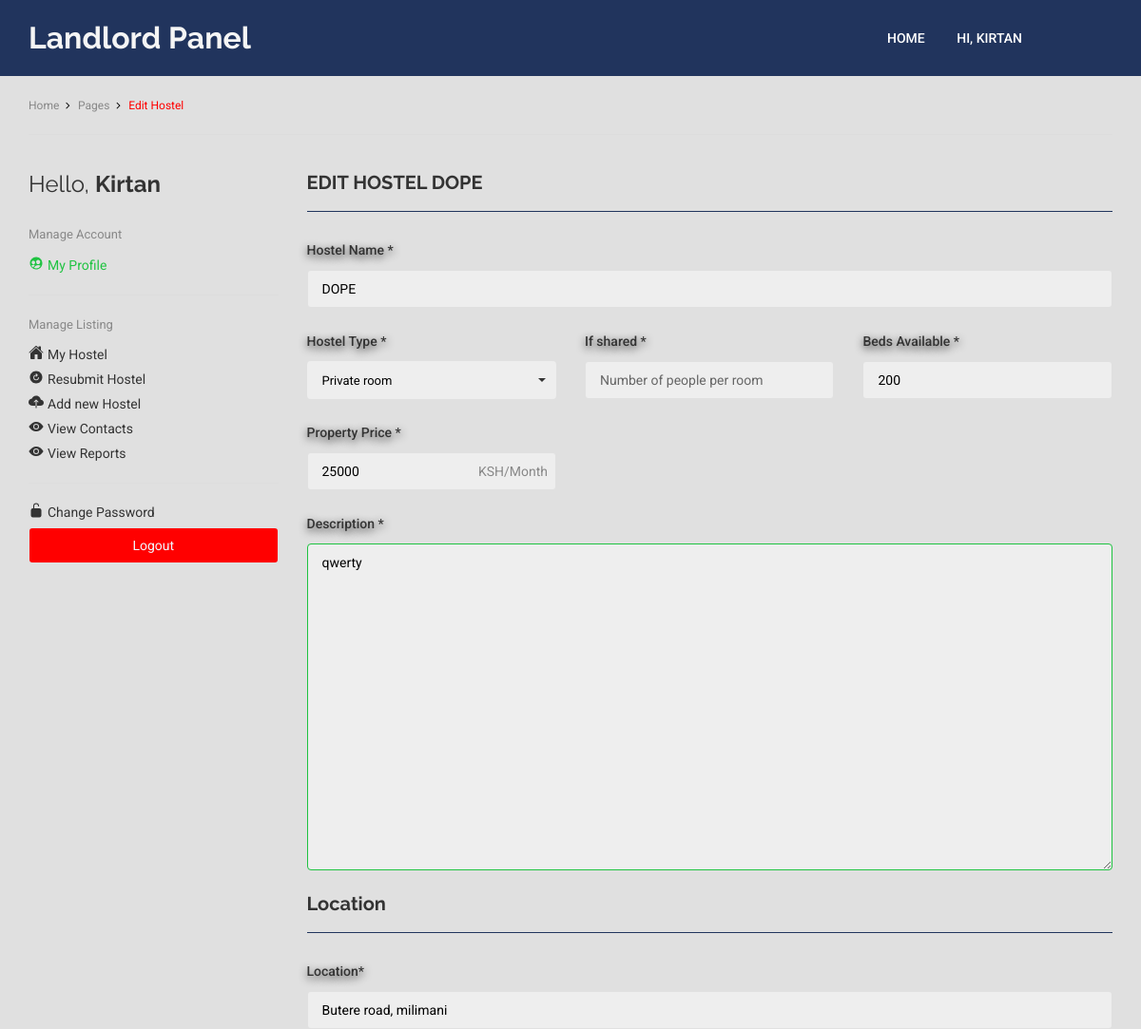
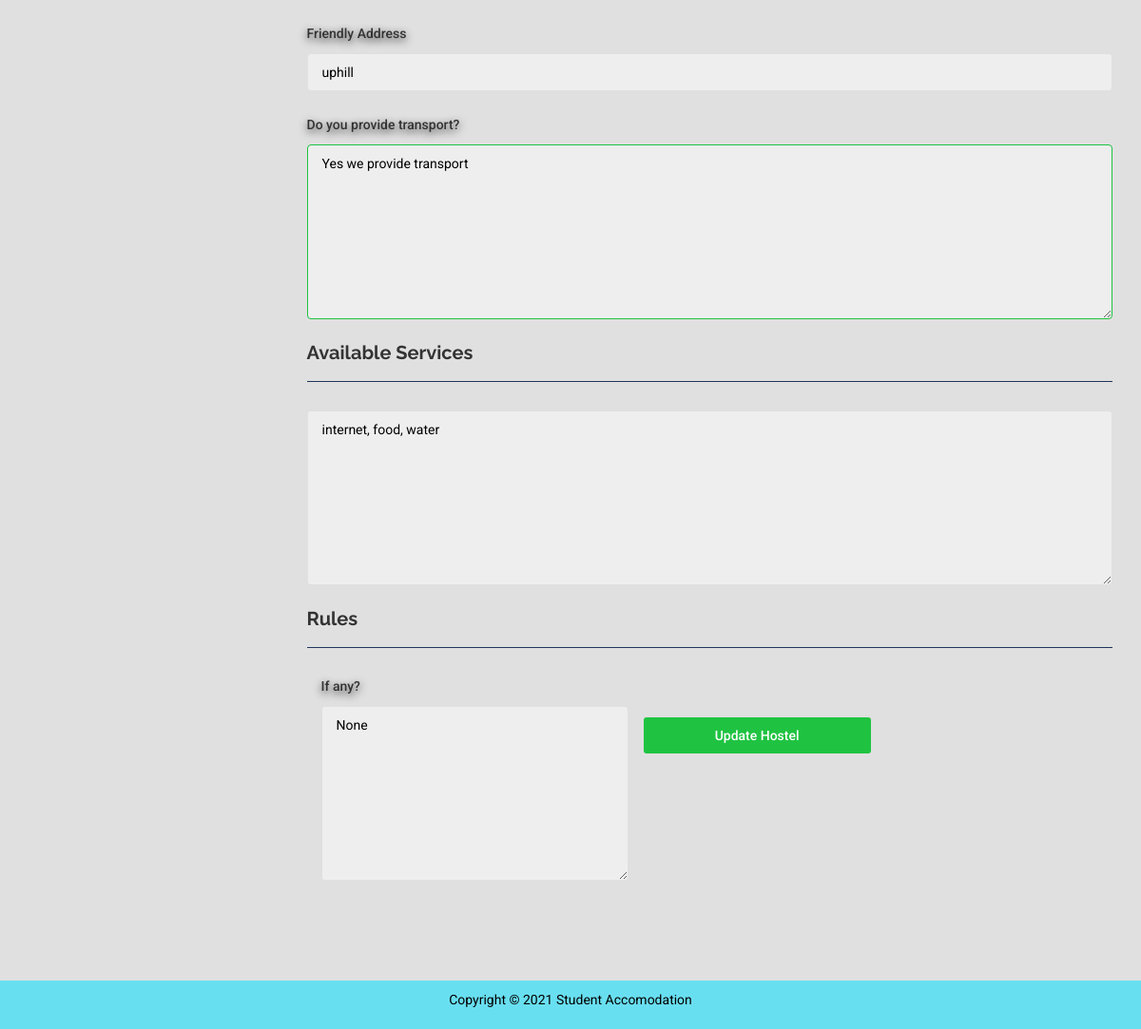
/landlord/update_hostel.php?edit_hostel=1 (signed in), run on the app's committed database (2 pictures, top to bottom).
### tables this page shows
CREATE TABLE `hos_details` (
  `ID` int(11) NOT NULL,
  `agent_id` int(11) NOT NULL,
  `hos_name` varchar(50) NOT NULL,
  `hos_type` varchar(50) NOT NULL,
  `share_no` int(11) DEFAULT NULL,
  `bed_no` int(11) DEFAULT NULL,
  `price` varchar(50) NOT NULL,
  `description` varchar(255) NOT NULL,
  `ft_img` varchar(255) NOT NULL,
  `location` varchar(255) NOT NULL,
  `friendly_add` varchar(255) NOT NULL,
  `transport` varchar(255) DEFAULT NULL,
  `services` varchar(50) NOT NULL,
  `rules` varchar(50) NOT NULL,
  `uploaded_on` datetime NOT NULL DEFAULT current_timestamp(),
  `isActive` tinyint(1) NOT NULL DEFAULT 1,
  `agent_active` tinyint(1) NOT NULL DEFAULT 0
);

### landlord/update_hostel.php (the view, shortened to what this page needs)
<?php
if (isset($_GET['edit_hostel'])) {
  $edit_id = $_GET['edit_hostel'];
}
?>
<!DOCTYPE html>
<html lang="en">
<head>
  <link rel="stylesheet" href="css/plugins.css">
  <link rel="stylesheet" href="css/style.css">
</head>
<body>
  <section id="container">
    <?php include("includes/core_inc.php"); ?>
    <?php
    $query = "SELECT * from `hos_details` where `ID`='$edit_id'";
    $query_run = mysqli_query($con, $query);
    $row = mysqli_fetch_assoc($query_run);
    ?>
    <header class="header header--blue">
      <div class="container">
        <div class="header__main">
          <div class="header__logo">
            <a href="#">
              <h1 style="color: whitesmoke;">Landlord Panel</h1>
            </a>
          </div>
          <div class="header__menu header__menu--v1">
            <ul class="header__nav">
              <li class="header__nav-item">
                <a href="index.php" class="header__nav-link">Home</a>
              </li>
              <li class="header__nav-item">
                <a href="#" class="header__nav-link">Hi, <?php echo $_SESSION['username_landlord']; ?></a>
              </li>
            </ul>
          </div>
        </div>
      </div>
    </header>
    <div class="container">
      <ul class="ht-breadcrumbs ht-breadcrumbs--y-padding ht-breadcrumbs--b-border">
        <li class="ht-breadcrumbs__item"><a href="#" class="ht-breadcrumbs__link"><span class="ht-breadcrumbs__title">Home</span></a></li>
        <li class="ht-breadcrumbs__item"><a href="#" class="ht-breadcrumbs__link"><span class="ht-breadcrumbs__title">Pages</span></a></li>
        <li class="ht-breadcrumbs__item"><span class="ht-breadcrumbs__page">Edit Hostel</span></li>
      </ul>
      <div class="my-profile__container">
        <div class="row">
          <div class="col-md-3">
            <h2 class="bookmarked-listing__headline">Hello, <strong><?php echo $_SESSION['username_landlord']; ?></strong></h2>
            <div class="settings-block">
              <span class="settings-block__title">Manage Account</span>
              <ul class="settings">
                <li class="setting setting--current"><a href="dashboard.php" class="setting__link">
                    <ion-icon name="people-circle" class="setting__icon"></ion-icon>My Profile
                  </a></li>
              </ul>
            </div>
            <div class="settings-block">
              <span class="settings-block__title">Manage Listing</span>
              <ul class="settings">
                <li class="setting"><a href="my_hostel.php" class="setting__link">
                    <ion-icon name="home" class="setting__icon"></ion-icon>My Hostel
                  </a></li>
                <li class="setting "><a href="resubmit_hostel.php" class="setting__link">
                    <ion-icon name="refresh-circle" class="setting__icon"></ion-icon>Resubmit Hostel
                  </a></li>
                <li class="setting "><a href="submit_hostel.php" class="setting__link">
                    <ion-icon name="cloud-upload" class="setting__icon"></ion-icon>Add new Hostel
                  </a></li>
                <li class="setting"><a href="viewContact.php" class="setting__link">
                    <ion-icon name="eye" class="setting__icon"></ion-icon>View Contacts
                  </a></li>
                <li class="setting"><a href="viewreport.php" class="setting__link">
                    <ion-icon name="eye" class="setting__icon"></ion-icon>View Reports
                  </a></li>
              </ul>
            </div>
            <div class="settings-block">
              <ul class="settings">
                <li class="setting"><a href="change-password.php" class="setting__link">
                    <ion-icon name="lock-open" class="setting__icon"></ion-icon>Change Password
                  </a></li>
                <form action="dashboard.php" method="post">
                  <li><input type="submit" value="Logout" name="logout" class="logout" style="background-color: red; color:aliceblue"></li>
                </form>
              </ul>
            </div>
          </div>
          <form action="update_hostel.php" method="post" enctype="multipart/form-data" id="myform">
            <div class="col-md-9">
              <div class="submit-property__block">
                <h3 class="submit-property__headline"> <b> EDIT HOSTEL <?php echo $row['hos_name'] ?></b></h3>
                <div class="submit-property__group">
                  <label for="property-title" class="submit-property__label">Hostel Name *</label>
                  <input type="text" class="submit-property__field" name="title" id="property-title" placeholder="Name of house" value="<?php echo $row['hos_name'] ?>" required>
                </div>
                <div class="row">
                  <div class="col-md-4">
                    <div class="submit-property__group">
                      <label for="property-type" class="submit-property__label">Hostel Type *</label>
                    </div>
                  </div>
                  <div class="col-md-4">
                    <div class="submit-property__group">
                      <label for="property-price" class="submit-property__label">If shared *</label>
                      <input type="number" id="property-price" name="share_no" class="submit-property__field" placeholder="Number of people per room" value="<?php echo $row['share_no'] ?>">
                    </div>
                  </div>
                  <div class="col-md-4">
                    <div class="submit-property__group">
                      <label for="property-price" class="submit-property__label">Beds Available *</label>
                      <input type="number" id="property-price" name="bed_no" class="submit-property__field" placeholder="No of beds available" value="<?php echo $row['bed_no'] ?>" required>
                    </div>
                  </div>
                </div>
                <div class="row">
                  <div class="col-md-4">
                    <div class="submit-property__group">
                      <label for="property-price" class="submit-property__label">Property Price *</label>
                      <span class="submit-property__unit">KSH/Month</span>
                      <input type="number" id="property-price" name="price" class="submit-property__field" placeholder="eg 10000" value="<?php echo $row['price'] ?>" required>
                    </div>
                  </div>
                </div>
                <div class="submit-property__group">
                  <label for="submit-property-wysiwyg" class="submit-property__label">Description *</label>
                  <textarea required cols="30" rows="20" class="submit-property__field" name="description" placeholder="Write a detailed description of the hostel and its surrounding" style="border-color:#1fc341; border-width:1px;"><?php echo $row['description'] ?></textarea>
                </div>
              </div>
              <div class="submit-property__block">
                <h3 class="submit-property__headline">Location</h3>
                <div class="submit-property__group">
                  <label for="state" class="submit-property__label">Location*</label>
                  <input type="text" name="location" placeholder="eg kodi road, plot number 5" class="submit-property__field" value="<?php echo $row['location'] ?>" required>
                </div>
                <div class="submit-property__group">
                  <label for="property-address" class="submit-property__label">Friendly Address</label>
                  <input required type="text" id="property-address" class="submit-property__field" name="address" placeholder="Opposite..../next to...." value="<?php echo $row['friendly_add'] ?>" required>
                </div>
                <div class="submit-property__group">
                  <label for="property-address" class="submit-property__label">Do you provide transport?</label>
                  <textarea required cols="10" rows="10" name="transport" class="submit-property__field" placeholder="Do you provide transport for the students who wish to stay at your hostel but the location is far from thier college/school/university" style="border-color:#1fc341; border-width:1px;"><?php echo $row['transport'] ?></textarea>
                </div>
              </div>
              <div class="submit-property__block">
                <h3 class="submit-property__headline"> Available Services</h3>
                <div class="submit-property__features">
                  <div class="submit-property__group">
                    <textarea cols="10" rows="10" id="property-map-address" class="submit-property__field" name="services" placeholder="What services do you offer? fulltime food, internet.....etc"><?php echo $row['services'] ?></textarea>
                  </div>
                </div>
              </div>
              <div class="submit-property__block">
                <h3 class="submit-property__headline">Rules</h3>
                <div class="submit-property__features">
                  <div class="submit-property__group">
                    <div class="col-md-5">
                      <div class="submit-property__group">
                        <label for="property-map-address" class="submit-property__label">If any?</label>
                        <textarea cols="10" rows="10" class="submit-property__field" id="property-map-address" name="rules" placeholder="Mandatory rules to be followed" required><?php echo $row['rules'] ?></textarea>
                      </div>
                    </div>
                  </div>
                </div>
              </div><br /><br />
              <div class="submit-property__block">
                <div class="row">
                  <input type="submit" value="Update Hostel" class="submit-property__submit" name="update_hostel">
                </div>
              </div>
            </div>
          </form>
  </section>
  <?php include "includes/footer.php" ?>
</body>
</html>

### data on the page
hos_details: hos_name "DOPE", title "DOPE", bed_no "200", price "25000", description "qwerty", location "Butere road, milimani", address "uphill", transport "Yes we provide transport", services "internet, food, water", rules "None"

### other printed values
$_SESSION['username_landlord'] "KIRTAN"
$_SESSION['username_landlord'] "Kirtan"
